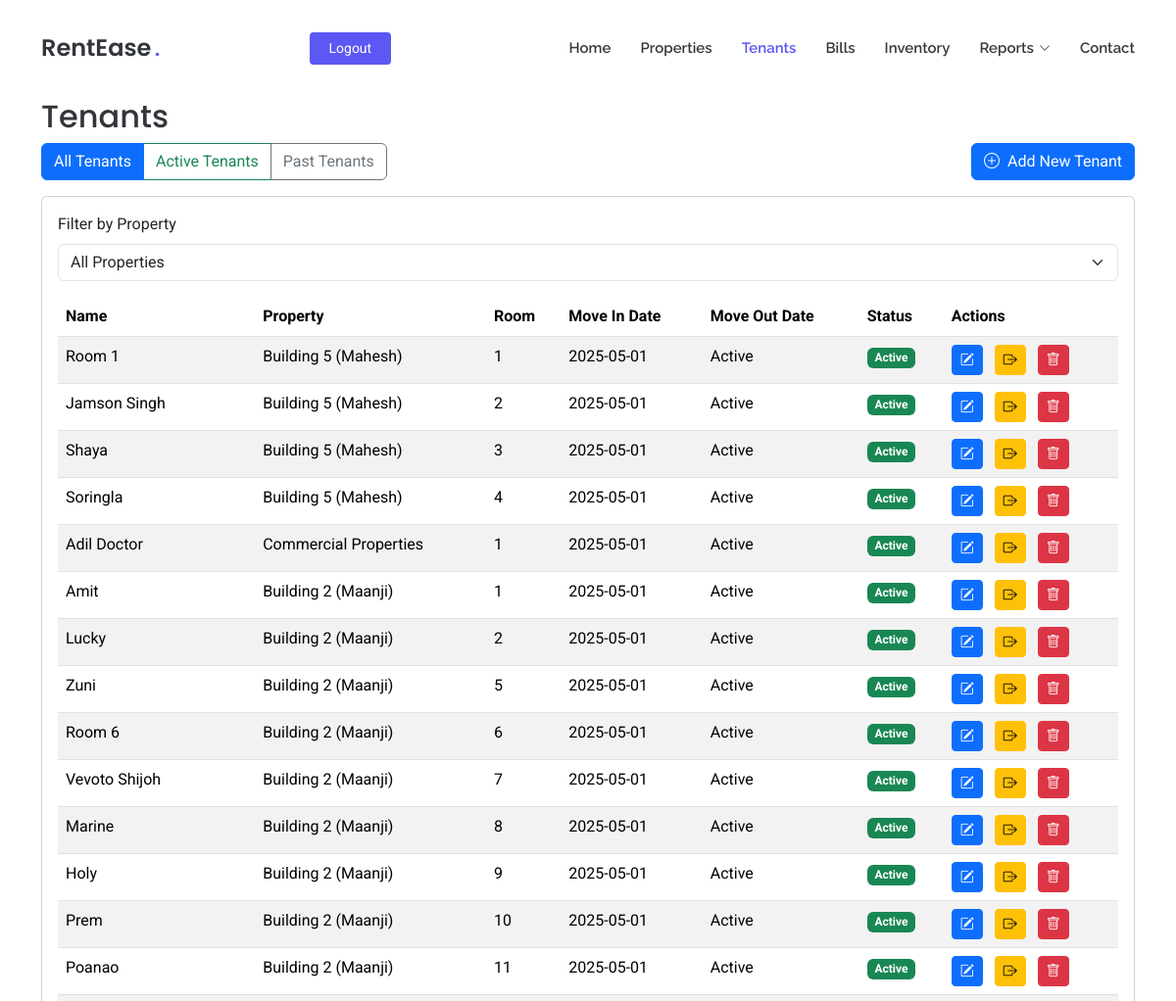
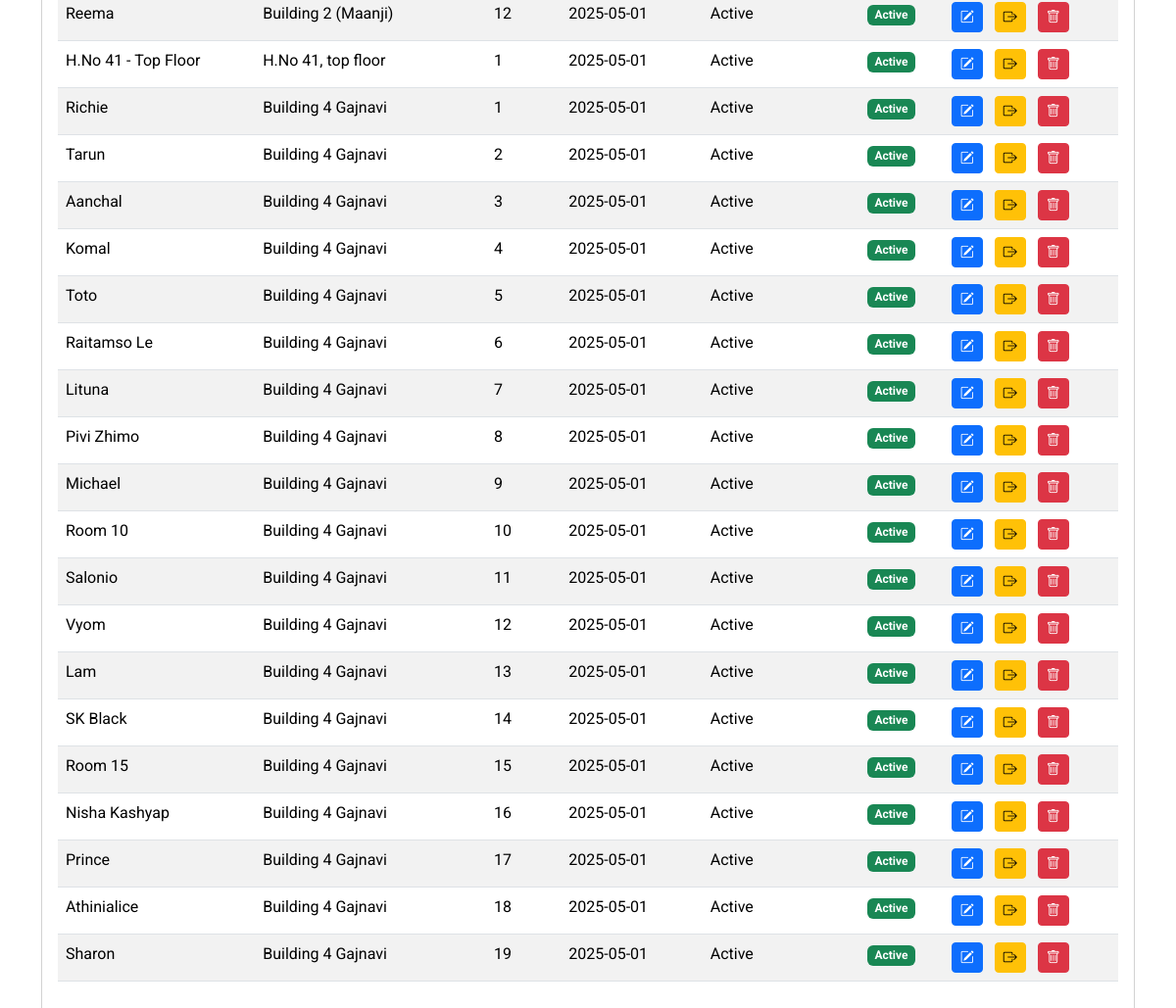
The page /list-tenants (signed in) on the database as committed earlier (2 pictures, top to bottom).
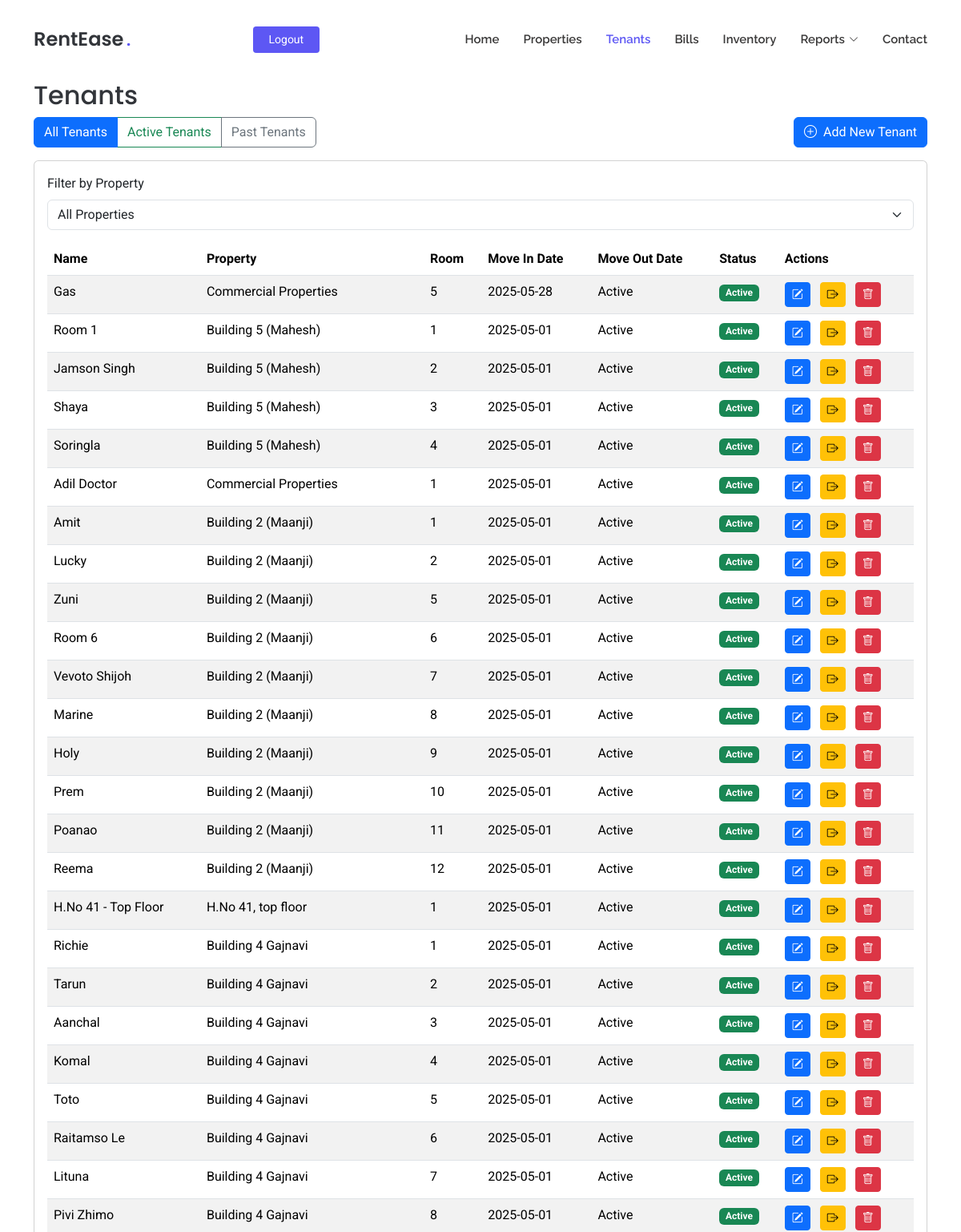
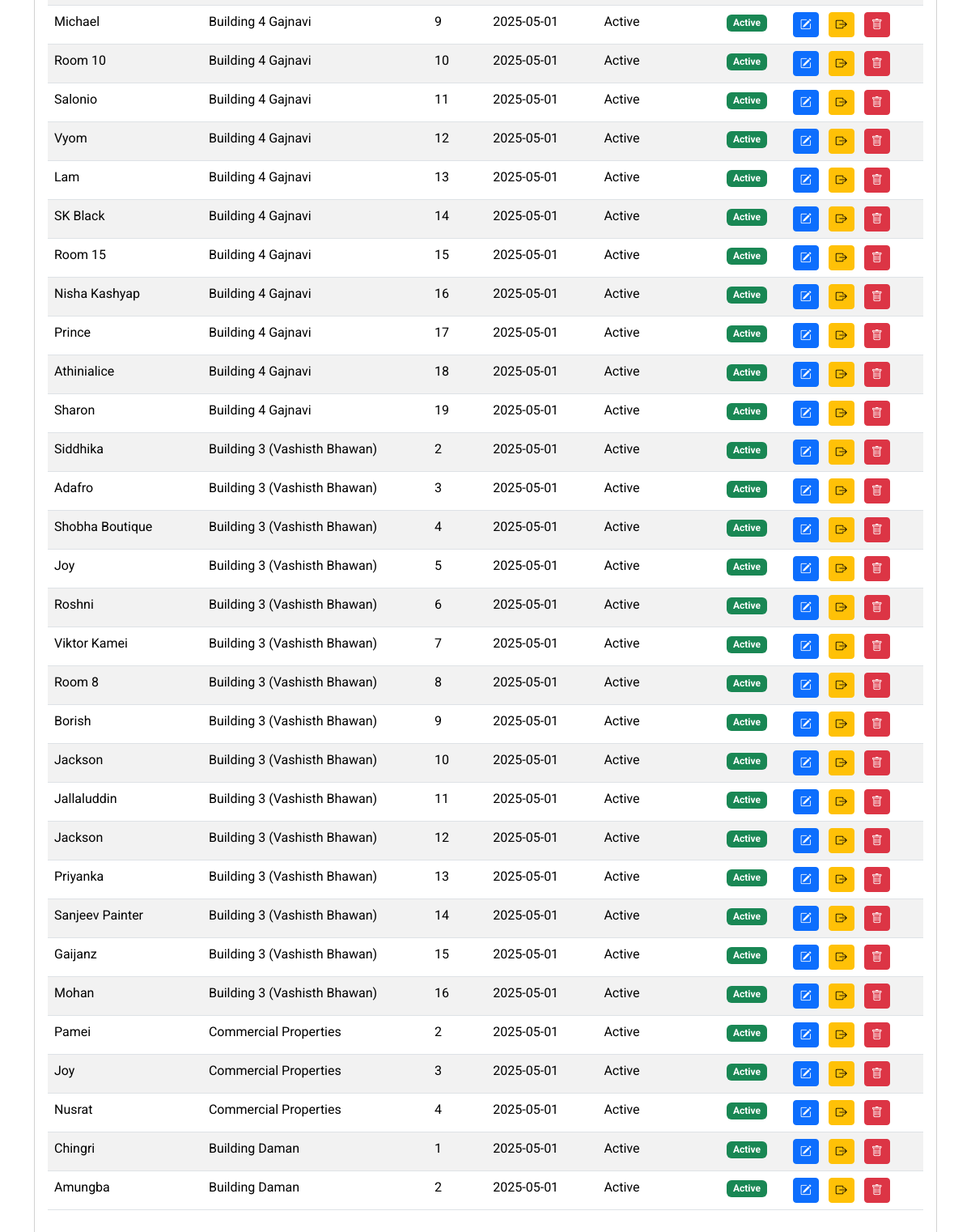
The same page on the database as committed later (2 pictures, top to bottom).
### tables this page shows
CREATE TABLE tenants
                 (id INTEGER PRIMARY KEY AUTOINCREMENT,
                  name TEXT NOT NULL,
                  property_id INTEGER NOT NULL,
                  room_id INTEGER NOT NULL,
                  phone_number TEXT NOT NULL,
                  move_in_date DATE NOT NULL,
                  police_verification TEXT, email TEXT, move_out_date DATE,
                  FOREIGN KEY (property_id) REFERENCES properties (id),
                  FOREIGN KEY (room_id) REFERENCES rooms (id));

CREATE TABLE properties
                 (id INTEGER PRIMARY KEY AUTOINCREMENT,
                  name TEXT NOT NULL,
                  address TEXT NOT NULL,
                  user_id INTEGER NOT NULL,
                  FOREIGN KEY (user_id) REFERENCES users (id));

CREATE TABLE rooms
                 (id INTEGER PRIMARY KEY AUTOINCREMENT,
                  property_id INTEGER NOT NULL,
                  room_config_id INTEGER NOT NULL,
                  room_number INTEGER NOT NULL, media_url TEXT, is_available BOOLEAN DEFAULT TRUE,
                  FOREIGN KEY (property_id) REFERENCES properties (id),
                  FOREIGN KEY (room_config_id) REFERENCES room_configurations (id));

### app/routes.py (the view)
@app.route('/list-tenants')
def list_tenants():
    if 'user_id' not in session:
        flash('Please login to access this page', 'warning')
        return redirect(url_for('login'))
    status_filter = request.args.get('status', 'all')  # 'all', 'active', or 'past'
    conn = get_db()
    c = conn.cursor()
    properties = c.execute('SELECT * FROM properties WHERE user_id = ?',
                         (session['user_id'],)).fetchall()
    formatted_properties = []
    for prop in properties:
        formatted_properties.append({
            'id': prop[0],
            'name': prop[1],
            'address': prop[2]
        })
    query = '''
        SELECT t.id, t.name, t.property_id, t.room_id, t.phone_number, t.email,
               t.move_in_date, t.move_out_date, t.police_verification,
               p.name as property_name,
               rc.room_type, rc.rent, rc.electricity_charge, rc.water_charge,
               r.room_number
        FROM tenants t
        JOIN properties p ON t.property_id = p.id
        JOIN rooms r ON t.room_id = r.id
        JOIN room_configurations rc ON r.room_config_id = rc.id
        WHERE p.user_id = ?
    '''
    if status_filter == 'active':
        query += ' AND t.move_out_date IS NULL'
    elif status_filter == 'past':
        query += ' AND t.move_out_date IS NOT NULL'
    query += ' ORDER BY t.move_in_date DESC'
    tenants = c.execute(query, (session['user_id'],)).fetchall()
    formatted_tenants = []
    for tenant in tenants:
        police_verification_url = None
        if tenant[8]:  # police_verification field
            try:
                _, police_verification_url = tenant[8].split('|')
            except:
                pass
        formatted_tenants.append({
            'id': tenant[0],
            'name': tenant[1],
            'property_id': tenant[2],
            'room_id': tenant[3],
            'phone_number': tenant[4],
            'email': tenant[5],
            'move_in_date': tenant[6],
            'move_out_date': tenant[7],
            'police_verification': police_verification_url,
            'property_name': tenant[9],
            'room_type': tenant[10],
            'rent': tenant[11],
            'electricity_charge': tenant[12],
            'water_charge': tenant[13],
            'room_number': tenant[14]
        })
    conn.close()
    return render_template('list_tenants.html',
                         properties=formatted_properties,
                         tenants=formatted_tenants,
                         status_filter=status_filter)

### app/routes.py (called while the page is built)
def get_db():
    conn = sqlite3.connect('rentease.db')
    conn.row_factory = sqlite3.Row
    return conn

### app/templates/list_tenants.html (shortened to what the changed rows need)
<!DOCTYPE html>
<html lang="en">
<head>
  <link href="{{ url_for('static', filename='assets/vendor/bootstrap/css/bootstrap.min.css') }}" rel="stylesheet">
  <link href="{{ url_for('static', filename='assets/vendor/bootstrap-icons/bootstrap-icons.css') }}" rel="stylesheet">
  <link href="{{ url_for('static', filename='assets/vendor/aos/aos.css') }}" rel="stylesheet">
  <link href="{{ url_for('static', filename='assets/css/main.css') }}" rel="stylesheet">
</head>
<body class="index-page">
  <header id="header" class="header d-flex align-items-center fixed-top">
    <div class="container position-relative d-flex align-items-center justify-content-between">
      <a href="{{ url_for('index') }}" class="logo d-flex align-items-center me-auto me-xl-0">
        <h1 class="sitename">RentEase</h1><span>.</span>
      </a>
    </div>
  </header>
  <main class="main" style="margin-top: 100px;">
    <div class="container mt-4">
        <h2>Tenants</h2>
        <div class="card">
          <div class="card-body">
            <div class="table-responsive">
              <table class="table table-striped">
                <thead>
                  <tr>
                    <th>Name</th>
                    <th>Property</th>
                    <th>Room</th>
                    <th>Move In Date</th>
                    <th>Move Out Date</th>
                    <th>Status</th>
                    <th>Actions</th>
                  </tr>
                </thead>
                <tbody>
                  {% for tenant in tenants %}
                  <tr data-property-id="{{ tenant.property_id|string }}">
                    <td>{{ tenant.name }}</td>
                    <td>{{ tenant.property_name }}</td>
                    <td>{{ tenant.room_number }}</td>
                    <td>{{ tenant.move_in_date }}</td>
                    <td>{{ tenant.move_out_date or 'Active' }}</td>
                    <td>
                      {% if not tenant.move_out_date %}
                        <span class="badge bg-success">Active</span>
                      {% else %}
                        <span class="badge bg-secondary">Past Tenant</span>
                      {% endif %}
                    </td>
                    <td>
                      <a href="{{ url_for('edit_tenant', tenant_id=tenant.id) }}" class="btn btn-sm btn-primary me-2" data-bs-toggle="tooltip" data-bs-placement="top" title="Edit Tenant">
                        <i class="bi bi-pencil-square"></i>
                      </a>
                      {% if not tenant.move_out_date %}
                        <button type="button" class="btn btn-sm btn-warning me-2" data-bs-toggle="modal" data-bs-target="#moveOutModal{{ tenant.id }}" data-tooltip-title="Move Out Tenant">
                          <i class="bi bi-box-arrow-right"></i>
                        </button>
                      {% endif %}
                      <button type="button" class="btn btn-sm btn-danger" data-bs-toggle="modal" data-bs-target="#deleteModal{{ tenant.id }}" data-tooltip-title="Delete Tenant">
                        <i class="bi bi-trash"></i>
                      </button>
                    </td>
                  </tr>
                  {% endfor %}
                </tbody>
              </table>
            </div>
          </div>
        </div>
    </div>
  </main>
</body>
</html>

Rows that differ between the two databases and show on the page:
added tenants: name "Gas", property_name "Commercial Properties", room_number "5", move_in_date "2025-05-28", move_out_date "Active"
added tenants: name "Siddhika", property_name "Building 3 (Vashisth Bhawan)", room_number "2", move_in_date "2025-05-01", move_out_date "Active"
added tenants: name "Adafro", property_name "Building 3 (Vashisth Bhawan)", room_number "3", move_in_date "2025-05-01", move_out_date "Active"
added tenants: name "Shobha Boutique", property_name "Building 3 (Vashisth Bhawan)", room_number "4", move_in_date "2025-05-01", move_out_date "Active"
added tenants: name "Joy", property_name "Building 3 (Vashisth Bhawan)", room_number "5", move_in_date "2025-05-01", move_out_date "Active"
added tenants: name "Roshni", property_name "Building 3 (Vashisth Bhawan)", room_number "6", move_in_date "2025-05-01", move_out_date "Active"
added tenants: name "Viktor Kamei", property_name "Building 3 (Vashisth Bhawan)", room_number "7", move_in_date "2025-05-01", move_out_date "Active"
added tenants: name "Room 8", property_name "Building 3 (Vashisth Bhawan)", room_number "8", move_in_date "2025-05-01", move_out_date "Active"
added tenants: name "Borish", property_name "Building 3 (Vashisth Bhawan)", room_number "9", move_in_date "2025-05-01", move_out_date "Active"
added tenants: name "Jackson", property_name "Building 3 (Vashisth Bhawan)", room_number "10", move_in_date "2025-05-01", move_out_date "Active"
added tenants: name "Jallaluddin", property_name "Building 3 (Vashisth Bhawan)", room_number "11", move_in_date "2025-05-01", move_out_date "Active"
added tenants: name "Jackson", property_name "Building 3 (Vashisth Bhawan)", room_number "12", move_in_date "2025-05-01", move_out_date "Active"
added tenants: name "Priyanka", property_name "Building 3 (Vashisth Bhawan)", room_number "13", move_in_date "2025-05-01", move_out_date "Active"
added tenants: name "Sanjeev Painter", property_name "Building 3 (Vashisth Bhawan)", room_number "14", move_in_date "2025-05-01", move_out_date "Active"
added tenants: name "Gaijanz", property_name "Building 3 (Vashisth Bhawan)", room_number "15", move_in_date "2025-05-01", move_out_date "Active"
added tenants: name "Mohan", property_name "Building 3 (Vashisth Bhawan)", room_number "16", move_in_date "2025-05-01", move_out_date "Active"
added tenants: name "Pamei", property_name "Commercial Properties", room_number "2", move_in_date "2025-05-01", move_out_date "Active"
added tenants: name "Joy", property_name "Commercial Properties", room_number "3", move_in_date "2025-05-01", move_out_date "Active"
added tenants: name "Nusrat", property_name "Commercial Properties", room_number "4", move_in_date "2025-05-01", move_out_date "Active"
added tenants: name "Chingri", property_name "Building Daman", room_number "1", move_in_date "2025-05-01", move_out_date "Active"
added tenants: name "Amungba", property_name "Building Daman", room_number "2", move_in_date "2025-05-01", move_out_date "Active"
